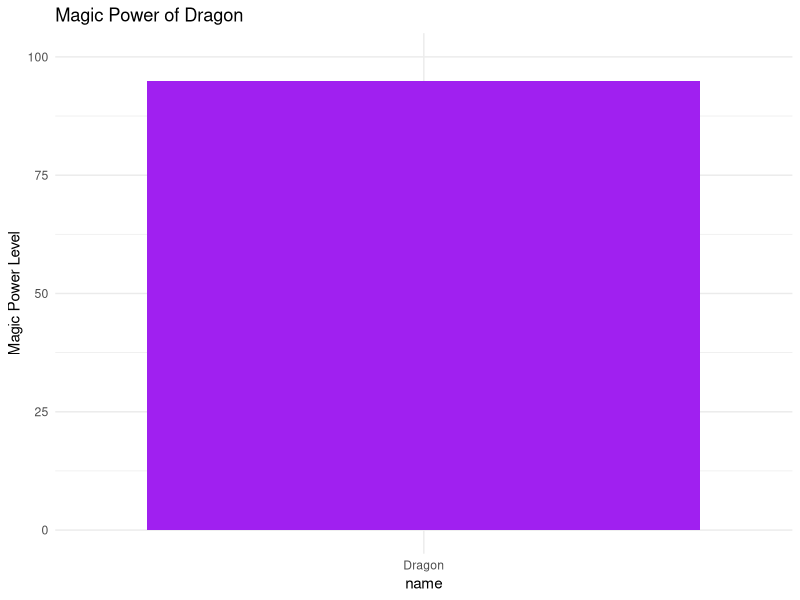
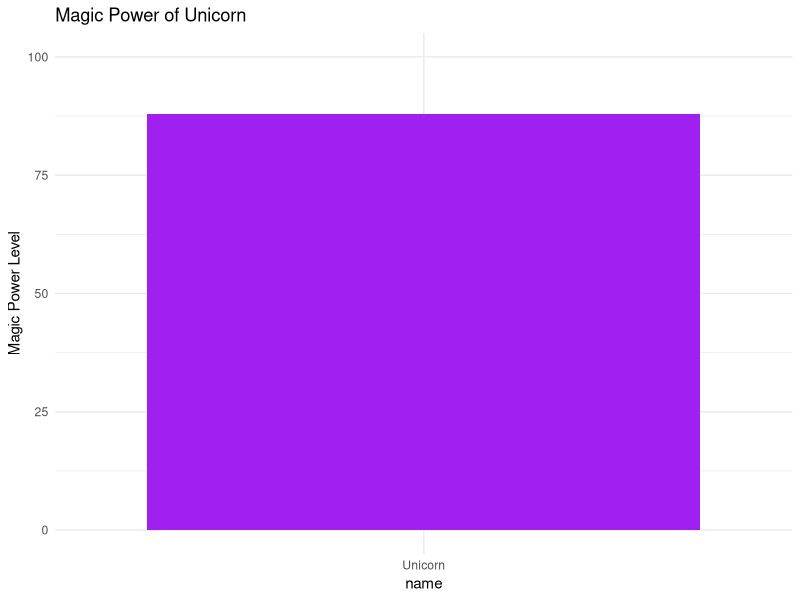
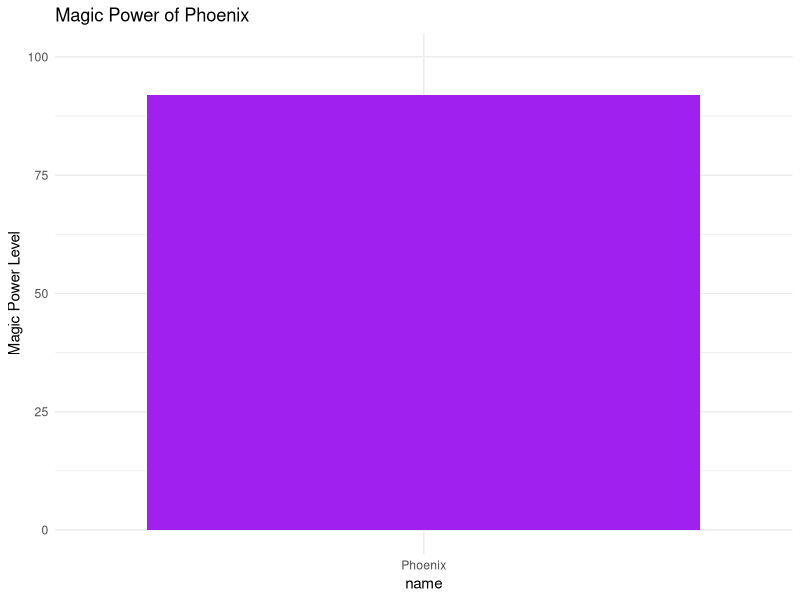
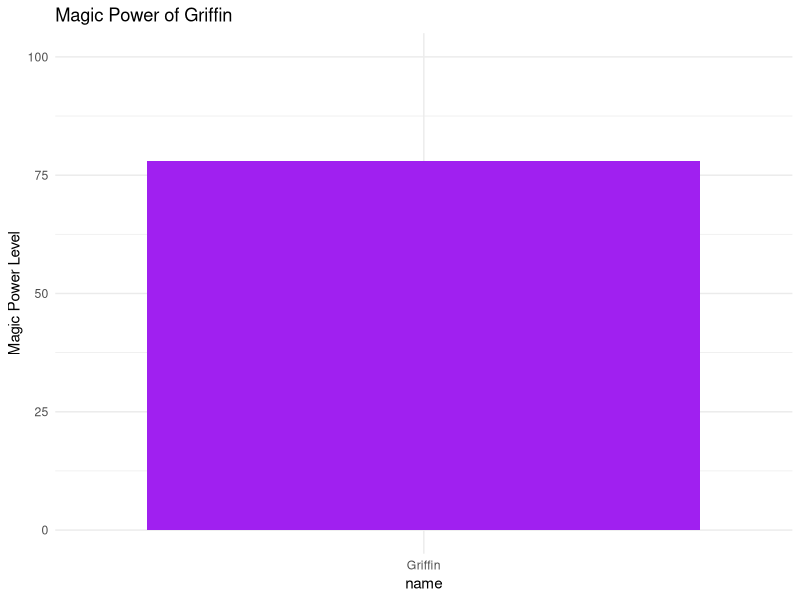
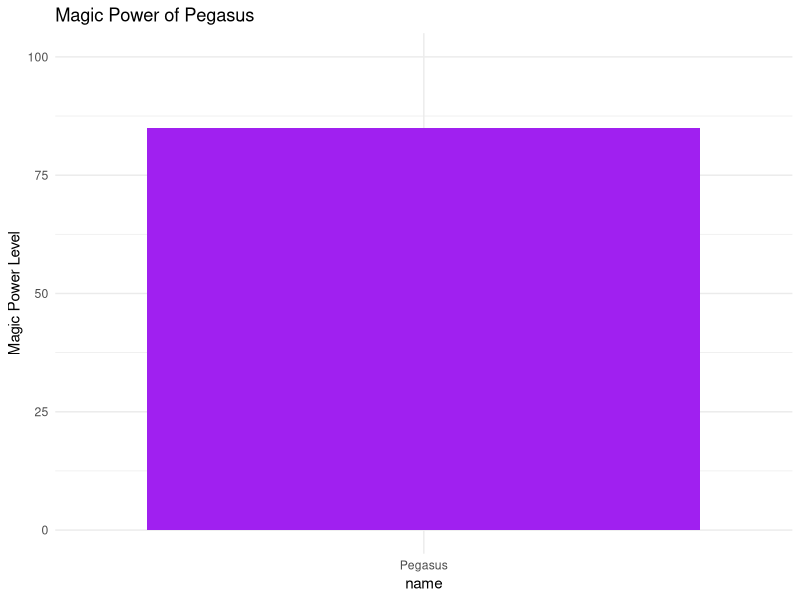
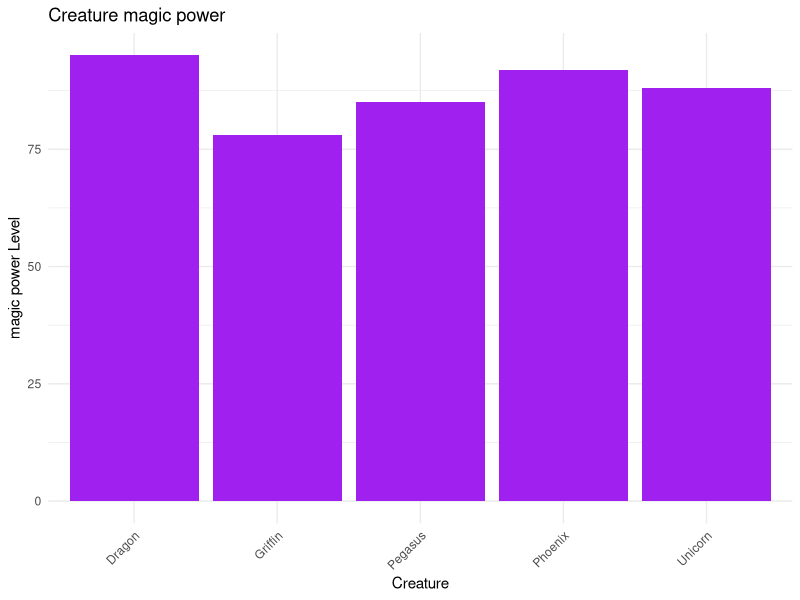
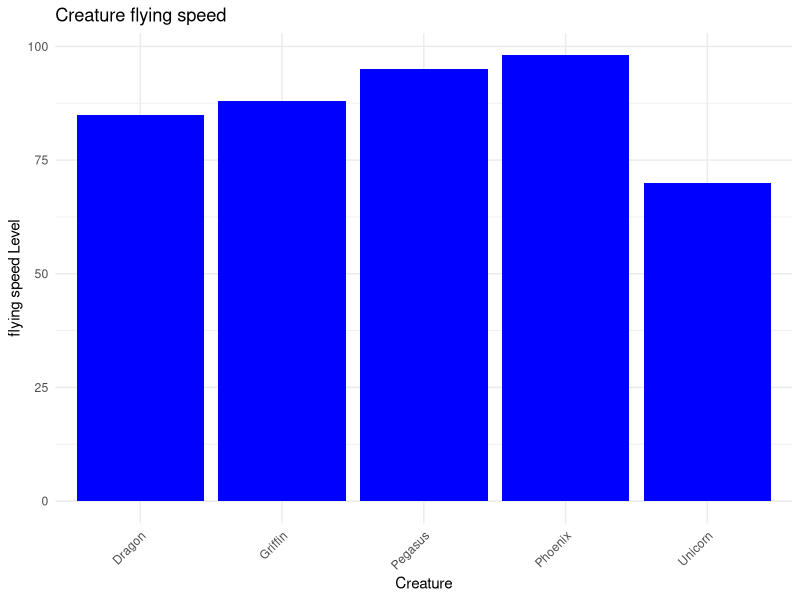
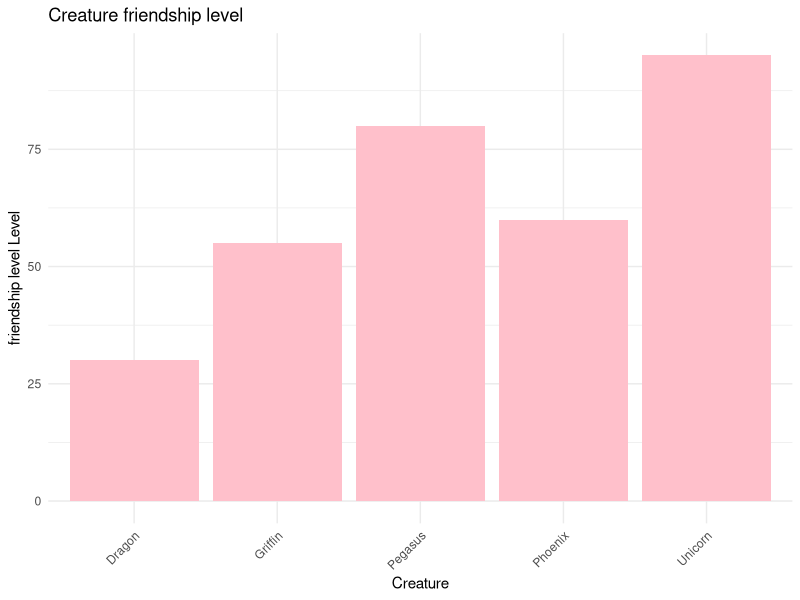

Here is the R script that generated these plots, in order: (Note: this script raises an error after producing the figures.)
# 🔮 Day 2 - Spell 5: ggplot2 Meets Loops

# 🎈 Activity: Loop-Powered Visualizations
# 🎨 Magic Combo: Use loops to create multiple plots automatically!

# Load the magic plotting package
library(ggplot2)

# Create some sample data about magical creatures
creatures <- data.frame(
  name = c("Dragon", "Unicorn", "Phoenix", "Griffin", "Pegasus"),
  magic_power = c(95, 88, 92, 78, 85),
  flying_speed = c(85, 70, 98, 88, 95),
  friendship_level = c(30, 95, 60, 55, 80)
)

print("🐉 Our Magical Creatures Data:")
print(creatures)

# 🎯 Challenge 1: Create individual plots using a loop
# Let's make a separate bar chart for each creature's magic power

print("\n📊 Creating individual plots...")
for (i in 1:nrow(creatures)) {
  creature_data <- creatures[i, ]
  
  # Create a plot for this creature
  plot <- ggplot(creature_data, aes(x = name, y = magic_power)) +
    geom_bar(stat = "identity", fill = "purple") +
    labs(title = paste("Magic Power of", creature_data$name),
         y = "Magic Power Level") +
    theme_minimal() +
    ylim(0, 100)
  
  print(plot)
  
  # Add a pause so we can see each plot
  cat("Press Enter to see the next plot...")
  readline()
}

# 🎯 Challenge 2: Create different types of plots in a loop
plot_types <- c("magic_power", "flying_speed", "friendship_level")
colors <- c("purple", "blue", "pink")

print("\n🎨 Creating different attribute plots...")
for (i in 1:length(plot_types)) {
  attribute <- plot_types[i]
  color <- colors[i]
  
  plot <- ggplot(creatures, aes_string(x = "name", y = attribute)) +
    geom_bar(stat = "identity", fill = color) +
    labs(title = paste("Creature", gsub("_", " ", attribute)),
         x = "Creature", 
         y = paste(gsub("_", " ", attribute), "Level")) +
    theme_minimal() +
    theme(axis.text.x = element_text(angle = 45, hjust = 1))
  
  print(plot)
  cat("Press Enter for next plot type...")
  readline()
}

# ✨ Advanced Challenge: Create scatter plots comparing different attributes
print("\n✨ Scatter Plot Magic...")

# Compare pairs of attributes
attribute_pairs <- list(
  c("magic_power", "flying_speed"),
  c("flying_speed", "friendship_level"),
  c("magic_power", "friendship_level")
)

for (pair in attribute_pairs) {
  x_attr <- pair[1]
  y_attr <- pair[2]
  
  plot <- ggplot(creatures, aes_string(x = x_attr, y = y_attr)) +
    geom_point(size = 4, color = "red") +
    geom_text(aes(label = name), vjust = -1) +
    labs(title = paste("Relationship:", gsub("_", " ", x_attr), "vs", gsub("_", " ", y_attr)),
         x = gsub("_", " ", x_attr),
         y = gsub("_", " ", y_attr)) +
    theme_minimal() +
    xlim(0, 100) + ylim(0, 100)
  
  print(plot)
  cat("Press Enter for next comparison...")
  readline()
}

# 🎯 Your Turn: Create your own creature and add it to the data!
# Fill in the blanks:
new_creature <- data.frame(
  name = "...",           # Your creature's name
  magic_power = ...,      # Number from 1-100
  flying_speed = ...,     # Number from 1-100  
  friendship_level = ...  # Number from 1-100
)

# Add your creature to the dataset
all_creatures <- rbind(creatures, new_creature)

# Make a plot with YOUR creature included!
final_plot <- ggplot(all_creatures, aes(x = name, y = magic_power)) +
  geom_bar(stat = "identity", fill = "rainbow") +
  labs(title = "Magic Power of All Creatures (Including Yours!)",
       x = "Creature", y = "Magic Power") +
  theme_minimal() +
  theme(axis.text.x = element_text(angle = 45, hjust = 1))

print(final_plot)

# 💡 Memory Tip:
# - Use loops to create multiple similar plots
# - aes() maps data to visual elements (x, y, color, size)
# - geom_bar() creates bar charts, geom_point() creates scatter plots
# - Always give your plots clear titles and labels!